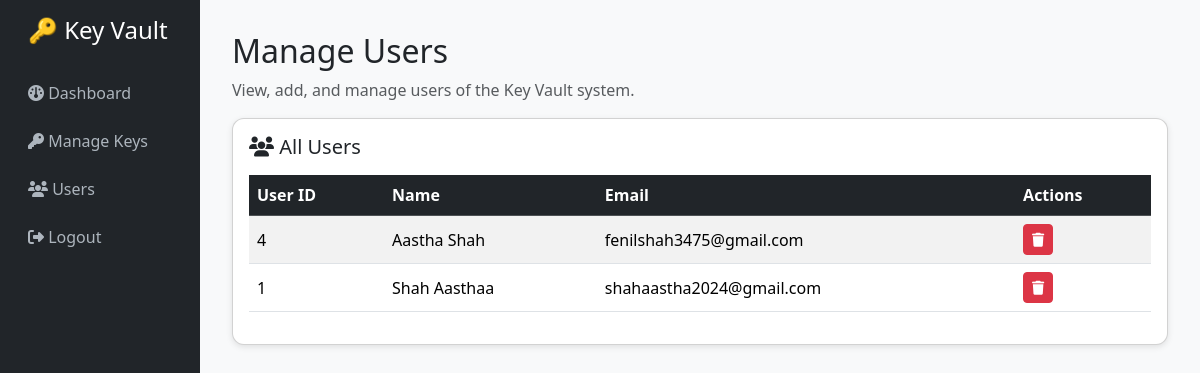
The page /Admin/users.php (signed in) on the database its author committed.
### tables this page shows
CREATE TABLE `users` (
  `id` int(11) NOT NULL,
  `name` varchar(100) NOT NULL,
  `email` varchar(150) NOT NULL,
  `avatar` varchar(255) DEFAULT NULL,
  `password` varchar(255) NOT NULL,
  `verification_token` varchar(64) DEFAULT NULL,
  `verified` tinyint(1) DEFAULT 0,
  `two_factor_enabled` tinyint(1) DEFAULT 0,
  `created_at` timestamp NOT NULL DEFAULT current_timestamp(),
  `rotation_enabled` tinyint(1) DEFAULT 0,
  `rotation_interval` int(11) DEFAULT 1,
  `last_rotation` datetime DEFAULT NULL,
  `website_lock_enabled` tinyint(1) DEFAULT 0,
  `website_lock_password` varchar(255) DEFAULT NULL,
  `password_manager_enabled` tinyint(1) DEFAULT 0,
  `audit_log_enabled` tinyint(1) NOT NULL DEFAULT 1
);

### Admin/users.php (the view, shortened to what this page needs)
<?php
require_once 'config.php';
$users_result = mysqli_query($conn, "SELECT * FROM users ORDER BY id DESC");
?>
<!DOCTYPE html>
<html lang="en">
<head>
    <link href="https://cdn.jsdelivr.net/npm/bootstrap@5.3.2/dist/css/bootstrap.min.css" rel="stylesheet">
    <link href="https://cdnjs.cloudflare.com/ajax/libs/font-awesome/6.4.0/css/all.min.css" rel="stylesheet">
</head>
<body>
    <div class="container-fluid">
        <div class="row">
            <nav class="col-md-2 d-none d-md-block sidebar">
                <h4 class="text-white ps-3 mb-4">🔑 Key Vault</h4>
                <a href="dashboard.php"><i class="fas fa-dashboard"></i> Dashboard</a>
                <a href="managekey.php"><i class="fas fa-key"></i> Manage Keys</a>
                <a href="users.php"><i class="fas fa-users"></i> Users</a>
                <a href="logout.php"><i class="fas fa-sign-out-alt"></i> Logout</a>
            </nav>
            <main class="col-md-10 ms-sm-auto col-lg-10 content">
                <h2>Manage Users</h2>
                <p class="text-muted">View, add, and manage users of the Key Vault system.</p>
                <div class="card p-3">
                    <h5><i class="fas fa-users"></i> All Users</h5>
                    <table class="table table-striped align-middle mt-2" id="allUsersTable">
                        <thead class="table-dark">
                            <tr>
                                <th>User ID</th>
                                <th>Name</th>
                                <th>Email</th>
                                <th>Actions</th>
                            </tr>
                        </thead>
                        <tbody>
                            <?php while ($user = mysqli_fetch_assoc($users_result)): ?>
                                <tr data-id="<?php echo $user['id']; ?>">
                                    <td><?php echo $user['id']; ?></td>
                                    <td><?php echo htmlspecialchars($user['name']); ?></td>
                                    <td><?php echo htmlspecialchars($user['email']); ?></td>
                                    <td>
                                        <button class="btn btn-sm btn-danger deleteBtn"><i class="fas fa-trash"></i></button>
                                    </td>
                                </tr>
                            <?php endwhile; ?>
                        </tbody>
                    </table>
                </div>
            </main>
        </div>
    </div>
</body>
</html>

### Admin/users.php (style rules this page uses)
body { font-family: 'Segoe UI', sans-serif; background-color: #f8f9fa; }
.sidebar { height: 100vh; background: #212529; color: #fff; padding-top: 1rem; }
.sidebar a { color: #adb5bd; text-decoration: none; display: block; padding: 0.75rem 1rem; border-radius: 5px; }
.content { padding: 2rem; }
.card { border-radius: 12px; box-shadow: 0px 2px 6px rgba(0, 0, 0, 0.1); }

### rows shown on the page
users: id "4", name "Aastha Shah", email "fenilshah3475@gmail.com"
users: id "1", name "Shah Aasthaa", email "shahaastha2024@gmail.com"
